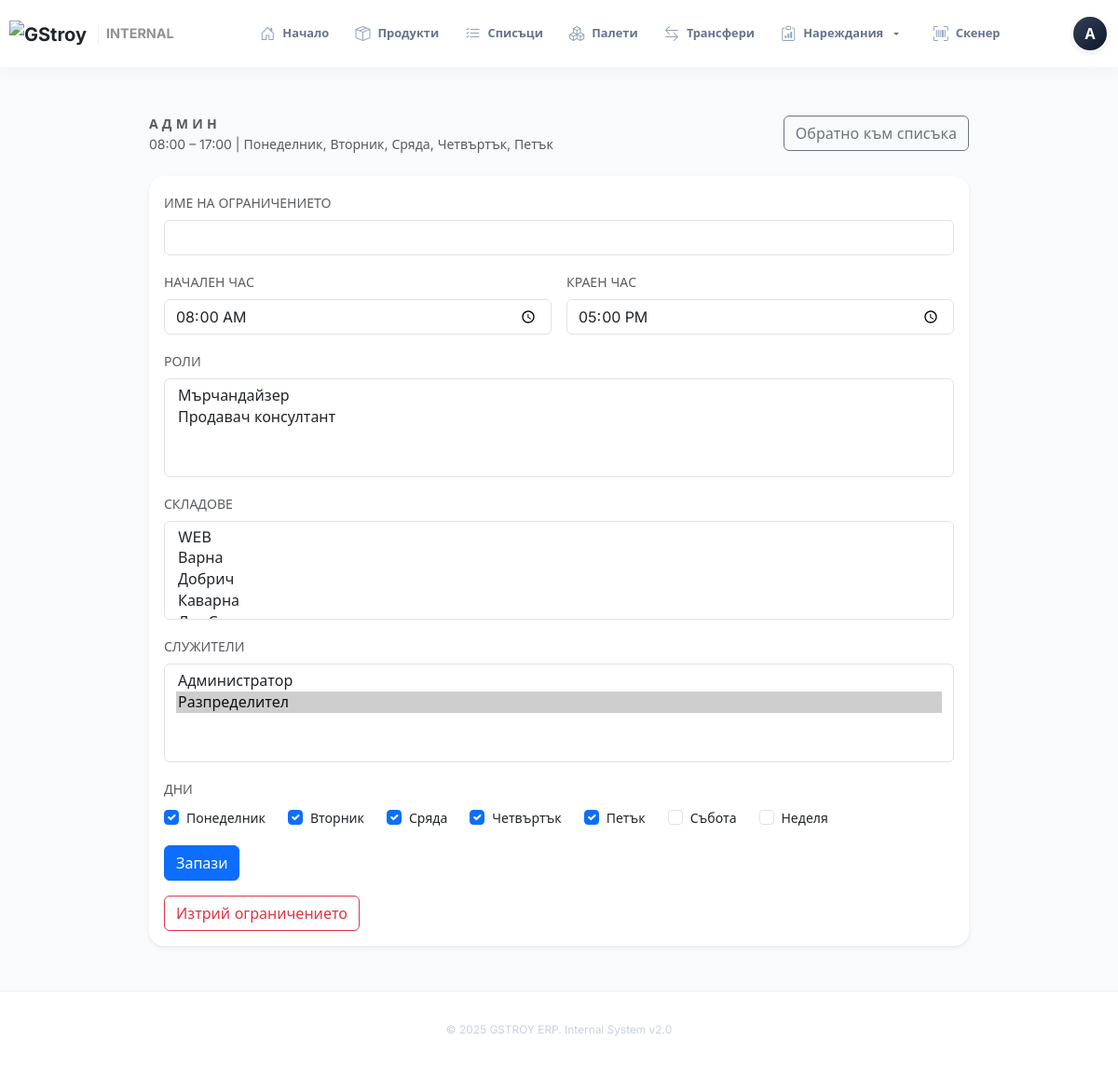
The page /admin/access-windows/1 (signed in) on the database its author committed.
### models.py (models this page shows, shortened)
class User(UserMixin, Base):
    __tablename__ = "users"
    id = Column(Integer, primary_key=True)
    username = Column(String(64), unique=True, nullable=False)
    full_name = Column(String(255), nullable=False)
    password_hash = Column(String(255), nullable=False, default="")
    can_assign_orders = Column(Boolean, default=False)
    can_prepare_orders = Column(Boolean, default=True)
    can_view_competitor_prices = Column(Boolean, default=False)
    is_admin = Column(Boolean, default=False)
    is_active = Column(Boolean, default=True)
    default_warehouse_id = Column(Integer, ForeignKey("warehouses.id"))
    email = Column(String(255), unique=True)
    phone = Column(String(32))
    employee_number = Column(String(64), unique=True)
    is_staff = Column(Boolean, default=False)
    manager_id = Column(Integer, ForeignKey("users.id"))
    assigned_warehouse_id = Column(Integer, ForeignKey("warehouses.id"))
    registered_at = Column(DateTime, default=datetime.utcnow, nullable=False)
    last_login_at = Column(DateTime)
    service_points = relationship(
        "ServicePoint",
        secondary=user_service_points,
        back_populates="users",
    )
    assignments = relationship("StockOrderAssignment", back_populates="user")
    scan_tasks = relationship("ScanTask", back_populates="created_by")
    authored_lists = relationship("ProductList", back_populates="created_by")
    default_warehouse = relationship("Warehouse", foreign_keys=[default_warehouse_id])
    assigned_warehouse = relationship("Warehouse", foreign_keys=[assigned_warehouse_id], back_populates="assigned_staff")
    manager = relationship("User", remote_side=[id], back_populates="subordinates")
    subordinates = relationship("User", back_populates="manager")
    roles = relationship("Role", secondary=user_roles, back_populates="users")
    access_windows = relationship("AccessWindow", secondary=access_window_users, back_populates="users")

class AccessWindow(Base):
    __tablename__ = "access_windows"
    id = Column(Integer, primary_key=True)
    name = Column(String(128), nullable=False)
    start_time = Column(Time, nullable=False)
    end_time = Column(Time, nullable=False)
    days = Column(String(64), default="")
    is_active = Column(Boolean, default=True)
    roles = relationship("Role", secondary=access_window_roles, back_populates="access_windows")
    users = relationship("User", secondary=access_window_users, back_populates="access_windows")
    warehouses = relationship("Warehouse", secondary=access_window_warehouses, back_populates="access_windows")
    @property
    def days_list(self):
        return [day for day in (self.days or "").split(",") if day]

### app/blueprints/admin.py (the view)
@admin_bp.route("/access-windows/<int:window_id>", methods=["GET", "POST"])
def access_window_detail(window_id):
    require_admin()
    session = g.db
    window = session.get(AccessWindow, window_id)
    if not window:
        return render_template("404.html"), 404
    if request.method == "POST":
        _apply_access_window_form(window, request.form, session)
        session.commit()
        flash("Ограничението беше обновено.", "success")
        return redirect(url_for(".access_windows"))
    context = _access_window_form_options(session)
    return render_template("admin_access_window_detail.html", window=window, **context)

### app/blueprints/admin.py (called while the page is built)
def _access_window_form_options(session):
    return {
        "roles": session.query(Role).filter(Role.is_active.is_(True)).order_by(Role.name).all(),
        "warehouses": session.query(Warehouse).order_by(Warehouse.name).all(),
        "users": session.query(User)
        .filter(User.is_staff.is_(True))
        .order_by(User.full_name)
        .all(),
        "days": DAYS_OF_WEEK,
    }

### app/blueprints/auth.py (called while the page is built)
@login_manager.user_loader
def load_user(user_id: str | int | None):
    if not user_id:
        return None
    session = SessionLocal()
    try:
        return session.get(User, int(user_id))
    finally:
        session.close()

### helpers.py (called while the page is built)
def require_admin():
    user = getattr(g, "current_user", None)
    if not user or not getattr(user, "is_admin", False):
        abort(403)

### templates/admin_access_window_detail.html (shortened to what this page needs)
{% extends "base.html" %}
{% block content %}
<div class="container-fluid py-4" style="max-width: 900px;">
    <div class="mb-4 d-flex justify-content-between align-items-center">
        <div>
            <span class="text-uppercase fw-bold text-muted small" style="letter-spacing: 0.3em;">Админ</span>
            <p class="text-muted small mb-0">
                {{ window.start_time.strftime('%H:%M') }} – {{ window.end_time.strftime('%H:%M') }} |
                {{ window.days_list|join(', ') or 'Няма избрани дни' }}
            </p>
        </div>
        <a href="{{ url_for('admin.access_windows') }}" class="btn btn-outline-secondary">Обратно към списъка</a>
    </div>
    <div class="card border-0 shadow-sm">
        <div class="card-body">
            <form method="post">
                <div class="mb-3">
                    <label class="form-label small text-uppercase text-muted">Име на ограничението</label>
                    <input type="text" name="name" value="{{ window.name }}" class="form-control" required>
                </div>
                <div class="row g-3 mb-3">
                    <div class="col-6">
                        <label class="form-label small text-uppercase text-muted">Начален час</label>
                        <input type="time" name="start_time" class="form-control"
                               value="{{ window.start_time.strftime('%H:%M') }}">
                    </div>
                    <div class="col-6">
                        <label class="form-label small text-uppercase text-muted">Краен час</label>
                        <input type="time" name="end_time" class="form-control"
                               value="{{ window.end_time.strftime('%H:%M') }}">
                    </div>
                </div>
                <div class="mb-3">
                    <label class="form-label small text-uppercase text-muted">Роли</label>
                    <select name="roles" class="form-select" multiple size="4">
                        {% for role in roles %}
                            <option value="{{ role.id }}"
                                    {% if role in window.roles %}selected{% endif %}>
                            </option>
                        {% endfor %}
                    </select>
                </div>
                <div class="mb-3">
                    <label class="form-label small text-uppercase text-muted">Складове</label>
                    <select name="warehouses" class="form-select" multiple size="4">
                        {% for wh in warehouses %}
                            <option value="{{ wh.id }}"
                                    {% if wh in window.warehouses %}selected{% endif %}>
                            </option>
                        {% endfor %}
                    </select>
                </div>
                <div class="mb-3">
                    <label class="form-label small text-uppercase text-muted">Служители</label>
                    <select name="users" class="form-select" multiple size="4">
                        {% for user in users %}
                            <option value="{{ user.id }}"
                                    {% if user in window.users %}selected{% endif %}>
                                {{ user.full_name }}
                            </option>
                        {% endfor %}
                    </select>
                </div>
                <div class="mb-3">
                    <label class="form-label small text-uppercase text-muted">Дни</label>
                    <div class="d-flex flex-wrap gap-2">
                        {% for day in days %}
                        <label class="form-check form-check-inline">
                            <input class="form-check-input" type="checkbox" name="days" value="{{ day }}"
                                   {% if day in window.days_list %}checked{% endif %}>
                            <span class="form-check-label small">{{ day }}</span>
                        </label>
                        {% endfor %}
                    </div>
                </div>
                <div class="d-flex gap-2">
                    <button class="btn btn-primary">Запази</button>
                </div>
            </form>
            <form class="mt-3" method="post" action="{{ url_for('admin.delete_access_window', window_id=window.id) }}">
                <button class="btn btn-outline-danger" type="submit">Изтрий ограничението</button>
            </form>
        </div>
    </div>
</div>
{% endblock %}

### templates/base.html (shortened to what this page needs)
<!doctype html>
<html lang="bg" class="h-100">
  <head>
    <link href="https://cdn.jsdelivr.net/npm/bootstrap@5.3.2/dist/css/bootstrap.min.css" rel="stylesheet">
    <link rel="stylesheet" href="https://cdn.jsdelivr.net/npm/bootstrap-icons@1.11.1/font/bootstrap-icons.css">
    <link rel="stylesheet" href="{{ url_for('static', filename='styles.css') }}">
  </head>
  <body class="d-flex flex-column h-100">
    {% if current_user and current_user.is_authenticated %}
    <nav class="navbar navbar-expand-lg desktop-header">
      <div class="container-fluid px-3 px-lg-4">
        <a class="navbar-brand d-flex align-items-center gap-2 fw-bold text-dark" href="{{ url_for('main.index') }}">
          <img src="https://internal.gstroy.bg/static/assets/images/GStroy-logo.svg" alt="GStroy" height="28">
          <span class="d-none d-xl-inline opacity-50 border-start ps-2 ms-1" style="font-size: 0.9rem;">INTERNAL</span>
        </a>
        <div class="collapse navbar-collapse desktop-nav-links">
          <ul class="navbar-nav mx-auto align-items-center">
            <li class="nav-item">
                <a class="nav-link-modern {{ 'active' if request.endpoint == 'main.index' }}" href="{{ url_for('main.index') }}">
                    <i class="bi bi-house-door"></i> Начало
                </a>
            </li>
            <li class="nav-item">
                <a class="nav-link-modern {{ 'active' if request.endpoint == 'products' }}" href="{{ url_for('products.products') }}">
                    <i class="bi bi-box-seam"></i> Продукти
                </a>
            </li>
            <li class="nav-item">
                <a class="nav-link-modern {{ 'active' if 'simple_list' in request.endpoint }}" href="{{ url_for('logistics.simple_list_index') }}">
                    <i class="bi bi-list-check"></i> Списъци
                </a>
            </li>
            <li class="nav-item">
                <a class="nav-link-modern {{ 'active' if 'pallet' in request.endpoint }}" href="{{ url_for('logistics.pallet_list') }}">
                    <i class="bi bi-boxes"></i> Палети
                </a>
            </li>
            <li class="nav-item">
                <a class="nav-link-modern {{ 'active' if 'transfer' in request.endpoint }}" href="{{ url_for('logistics.transfers') }}">
                    <i class="bi bi-arrow-left-right"></i> Трансфери
                </a>
            </li>
            <li class="nav-item dropdown">
                <a class="nav-link-modern dropdown-toggle {{ 'active' if 'stock_orders' in request.endpoint or 'ppp' in request.endpoint }}" href="#" data-bs-toggle="dropdown">
                    <i class="bi bi-clipboard-data"></i> Нареждания
                </a>
            </li>
            <li class="nav-item ms-2">
                <a class="nav-link-modern {{ 'active' if 'scan_task' in request.endpoint }}" href="{{ url_for('scanning.scan_task_list') }}">
                    <i class="bi bi-upc-scan"></i> Скенер
                </a>
            </li>
          </ul>
        </div>
        <div class="d-none d-lg-flex align-items-center gap-3">
            {% if current_user and current_user.is_authenticated %}
              <div class="dropdown">
                <a href="#" class="d-flex align-items-center text-decoration-none" data-bs-toggle="dropdown">
                  <div class="rounded-circle bg-dark text-white d-flex align-items-center justify-content-center fw-bold shadow-sm border border-2 border-white"
                       style="width: 40px; height: 40px; background: linear-gradient(135deg, #334155 0%, #0f172a 100%);">
                    {{ current_user.full_name[:1] }}
                  </div>
                </a>
              </div>
            {% else %}
              <a class="btn btn-brand-new btn-sm px-4" href="{{ url_for('auth.login') }}">Вход</a>
            {% endif %}
        </div>
      </div>
    </nav>
    {% endif %}
    <main class="flex-shrink-0 fade-in flex-grow-1">
        <div class="container py-3 py-lg-4 px-3 px-lg-4">
            {% block content %}{% endblock %}
        </div>
    </main>
    <footer class="main-footer text-center d-none d-lg-block">
        <div class="container">
            <p class="mb-0 opacity-50 small">&copy; 2025 GSTROY ERP. Internal System v2.0</p>
        </div>
    </footer>
  </body>
</html>

### static/styles.css (style rules this page uses)
:root { --brand-green: #a6cf39; --brand-green-dark: #7ca323; --brand-dark: #0f172a; --brand-gray: #64748b; --brand-bg: #f8fafc; --brand-surface: #ffffff; --surface-glass: rgba(255, 255, 255, 0.75); --header-height: 72px; --bottom-nav-height: 68px; --shadow-subtle: 0 2px 10px rgba(0,0,0,0.03); --shadow-card: 0 10px 30px -5px rgba(166, 207, 57, 0.15); --shadow-float: 0 20px 40px -5px rgba(0, 0, 0, 0.05); }
html, body { height: 100%; background-color: var(--brand-bg); font-family: "Inter", system-ui, -apple-system, sans-serif; color: var(--brand-dark); -webkit-font-smoothing: antialiased; -webkit-tap-highlight-color: transparent; }
body { padding-top: var(--header-height); padding-bottom: calc(var(--bottom-nav-height) + env(safe-area-inset-bottom) + 20px); display: flex; flex-direction: column; min-height: 100vh; }
main { flex: 1 0 auto; width: 100%; display: flex; flex-direction: column; }
@media (min-width: 992px) { body { padding-bottom: 0; } }
a, .nav-link, .btn-link, .dropdown-item { text-decoration: none !important; }
ul { list-style: none; padding: 0; margin: 0; }
.fade-in { animation: fadeIn 0.5s cubic-bezier(0.16, 1, 0.3, 1) forwards; }
.desktop-header { background: rgba(255, 255, 255, 0.85); backdrop-filter: blur(20px); -webkit-backdrop-filter: blur(20px); border-bottom: 1px solid rgba(0, 0, 0, 0.06); height: var(--header-height); position: fixed; top: 0; left: 0; right: 0; z-index: 1030; transition: all 0.3s ease; }
.nav-link-modern { position: relative; display: flex; align-items: center; gap: 8px; padding: 0.6rem 1rem; margin: 0 2px; font-size: 0.9rem; font-weight: 600; color: var(--brand-gray); border-radius: 12px; transition: all 0.2s cubic-bezier(0.34, 1.56, 0.64, 1); background: transparent; border: 1px solid transparent; }
.nav-link-modern i { font-size: 1.1rem; color: #94a3b8; transition: color 0.2s; }
.modern-card, .card { background: #fff; border: 1px solid rgba(0,0,0,0.04); border-radius: 16px; overflow: hidden; transition: all 0.3s cubic-bezier(0.4, 0, 0.2, 1); box-shadow: 0 10px 15px -3px rgba(0, 0, 0, 0.05), 0 4px 6px -2px rgba(0, 0, 0, 0.02); display: flex; flex-direction: column; }
.main-footer { flex-shrink: 0; padding: 2rem 0; border-top: 1px solid rgba(0,0,0,0.05); background: #fff; color: #94a3b8; font-size: 0.85rem; position: relative; z-index: 10; }
:root { --bottom-nav-height: 74px; }
body { padding-bottom: 0; }
@media (min-width: 992px) and (max-width: 1350px) { .nav-link-modern { padding: 0.5rem 0.7rem !important; font-size: 0.8rem !important; } }
@media (min-width: 992px) and (max-width: 1350px) { .nav-link-modern i { font-size: 1rem !important; } }
@media (min-width: 992px) and (max-width: 1350px) { .container-fluid { padding-left: 10px !important; padding-right: 10px !important; } }
.desktop-header { background: rgba(255, 255, 255, 0.95) !important; backdrop-filter: blur(10px); -webkit-backdrop-filter: blur(10px); border-bottom: none; box-shadow: 0 4px 20px rgba(0, 0, 0, 0.03); position: fixed; top: 0; left: 0; right: 0; z-index: 1030; }
.nav-link-modern { border-radius: 50rem; padding: 0.6rem 1.2rem; color: #64748b; font-weight: 600; transition: all 0.2s ease; white-space: nowrap; }

### rows shown on the page
User: full_name "А", {{ user.id }} 6 (drawn)
AccessWindow: start_time "08:00", end_time "17:00", days_list "Понеделник, Вторник, Сряда, Четвъртък, Петък", days "☑" "☑" "☑" "☑" "☑"

### other values the page prints
{{ day }} "Понеделник" "Вторник" "Сряда" "Четвъртък" "Петък" "Събота" "Неделя"
form field users "Администратор / Разпределител ☑"
